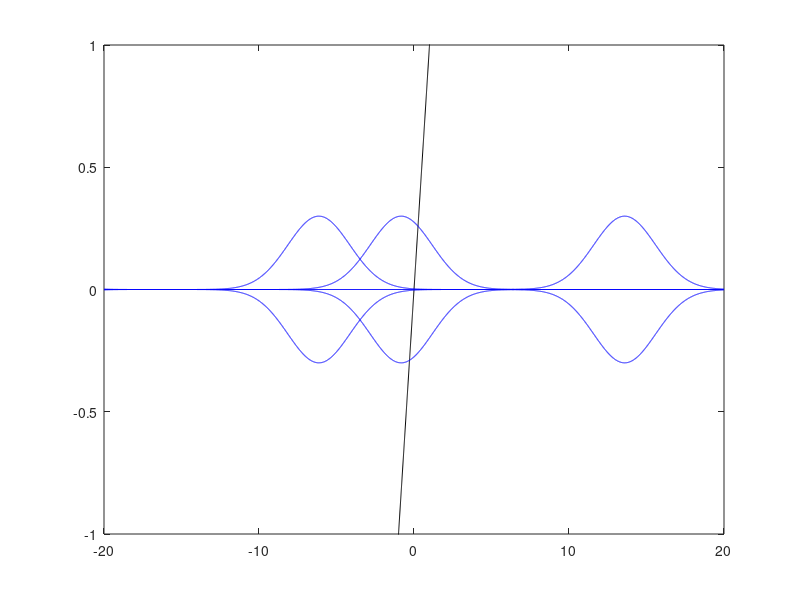

The MATLAB script that drew this image: (Note: this script raises an error after producing the figure.)
D = 40;
Npoints = 10000;
x = linspace(-D/2, D/2, Npoints);
dx = D / Npoints;

rng(10);
k = (5 * rand(3, 1) + 5) .* sign(rand(3, 1) - 0.5);
phase = D*rand(3, 1) - D/2;
f = 4;
g = 1;
H = 10;
gH = g * H;
omega = sqrt(f^2 + gH*k.^2);
Cg = gH*k./omega;

L = 2;
A = @(x,t) 0.3*exp(-(mod(x - Cg*t + phase + D/2, D) - D/2).^2/(2*L^2));

theta = @(x, t)  k*x - omega*t;
t = 0;
Nsteps = 2000;
dt = 0.1;
plt = plot(x, x, 'k');
hold on
top = plot(x, A(x, t), 'b');
bot = plot(x, -A(x, t), 'b');
hold off
ylim([-1, 1]);
xlim([-D/2, D/2]);
diff = zeros(Nsteps, 1);
for i=1:Nsteps
    eta_n = @(x) real(A(x, t).*exp(1i*theta(x, t)));
    eta = @(x) real(sum(A(x, t).*exp(1i*theta(x, t)), 1));
    u = @(x) real(sum(omega./(H*k).*A(x, t).*exp(1i*theta(x, t)), 1));
    v = @(x) real(sum(-1i*f./(H*k).*A(x, t).*exp(1i*theta(x, t)), 1));
    u_n = @(x) omega./(H*k).*eta_n(x);
    v_n = @(x) -1i*f./(H*k).*eta_n(x);
    energy_x = @(x) H*(u(x).*conj(u(x)) + v(x).*conj(v(x))) + g*(eta(x).*conj(eta(x)));
    energy_x_n = @(x) H*(u_n(x).*conj(u_n(x)) + v_n(x).*conj(v_n(x))) + g*(eta_n(x).*conj(eta_n(x)));
    energy_n = integral(energy_x_n, -D/2, D/2,'ArrayValued',true);
    energy = integral(energy_x, -D/2, D/2);
    t = t + dt;
    diff(i) = (energy - sum(energy_n)) / energy;
    set(plt, 'YData', eta(x));
    set(top, 'YData', sum(A(x, t), 1));
    set(bot, 'YData', -sum(A(x, t), 1));
    title(sprintf("%f\n%f", energy, sum(energy_n)));
    subtitle(energy_n);
    pause(1/60);
end

plot(diff);
